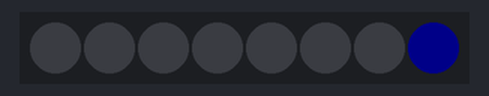
Bench run of a sketch on a simulated Arduino Uno, built with avr-gcc and run on an emulated ATmega328P. On the bench: 8 RGB LEDs in strip order, left to right. Dim RGB values are drawn brighter than linear; no radio packets arrive unless stated.

Above: at 0.1 s.
At 5.1 s:
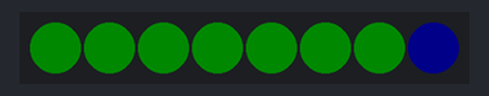
At 25.1 s:
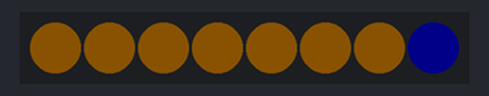
At 35.1 s:
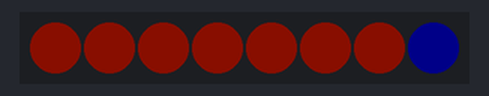
Timing chart, 0 to 126.6 s (numbered marks = the images above):
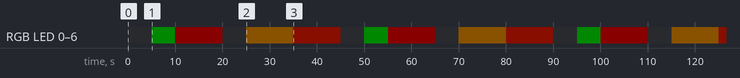

The sketch:

Tally_Light_Test.ino
```cpp
/* Tally Light Tester

    * Transmits packets to tally lights in order to test their working in the absense of a real data source


RADIO DATA FORMAT
  * Let's transmit the first 16 cameras
  * Each needs
    * PROG                  = 2x bytes  (bit flags for cameras 0-15)
    * ISO                   = 2x bytes
    * PREV                  = 2x bytes
    * Brightness Front/back = 1x byte   (0-15 Front brightness, 0-15 Back brightness)

  * = 7 bytes total to transmit each time


*/


// SETUP DEBUG MESSAGES
// #define DEBUG   //If you comment this line, the DPRINT & DPRINTLN lines are defined as blank.
#ifdef DEBUG
  #define DPRINT(...)   Serial.print(__VA_ARGS__)   //DPRINT is a macro, debug print
  #define DPRINTLN(...) Serial.println(__VA_ARGS__) //DPRINTLN is a macro, debug print with new line
#else
  #define DPRINT(...)                       //now defines a blank line
  #define DPRINTLN(...)                     //now defines a blank line
#endif


// INCLUDE LIBRARIES
#include <SPI.h>
#include <Ethernet.h>
#include <EthernetUdp.h>
#include "FastLED.h"
#include "RF24.h"

///////////////////////// IO /////////////////////////
#define LED_PIN       7
#define RF_CSN_PIN    18
#define RF_CE_PIN     19


//////////////////// Pixel Setup ////////////////////
#define NUM_LEDS 8
CRGB leds[NUM_LEDS]; // Define the array of leds

#define LED_BRIGHTNESS 10

// Colours!
#define COL_RED     0xFF0000
#define COL_ORANGE  0xFF2800
#define COL_YELLOW  0xFF8F00
#define COL_GREEN   0x00FF00
#define COL_BLUE    0x0000FF
#define COL_PURPLE  0xB600FF
#define COL_WHITE   0xFFFF7F
#define COL_BLACK   0x000000


//////////////////// RF Variables ////////////////////
// #define MAX_TALLY_NODES   8               // Note: includes controller as a node (max nodes = 255)

RF24 radio(RF_CE_PIN, RF_CSN_PIN);

uint8_t RF_address[] = "TALY0";

// #define RF_BUFF_LEN 6                     // Number of bytes to transmit / receive -- Prog RGB, Prev RGB
// uint8_t radioBuf_RX[RF_BUFF_LEN];
// uint8_t radioBuf_TX[RF_BUFF_LEN];
bool newRFData = false;                   // True if new data over radio just in


//////////////////// ETHERNET SETUP ////////////////////
byte mac[] = {0xDE, 0xAD, 0xBE, 0xEF, 0xFE, 0xED};    // MAC address of this Ethernet Shield.
EthernetUDP Udp;
IPAddress ip(10, 1, 100, 15);                   // static IP address that Arduino uses to connect to LAN.
IPAddress multicastip(224, 0, 168, 168);        // the Multicast IP to listen on.

uint16_t multicastport = 8903;                  // the Multicast Port to listen on.
char packetBuffer[UDP_TX_PACKET_MAX_SIZE];      // buffer to hold incoming packet.
uint8_t packetSize;                             // Holds size of last UDP message

uint32_t lastEthTime;                           // Time ethernet data was last received
#define TX_ETH_DELAY  20                        // (ms) delay between receving eth data and transmitting radio data
                                                //  to give ethernet more time for receiving

//////////////////// GLOBAL VARIABLES ////////////////////


#define TALLY_QTY 16                      // Number of tally devices (counting up from 1);
bool newTallyData = false;

uint16_t tallyState_RAW[3];                   // Holds current state of all tally lights

uint8_t tallyText_RAW[16][TALLY_QTY];   // Holds label names associated with each tally on range 1-32


#define tallyBrightness 7                 // Brightness of tally lights on nodes (range 0-15)
#define REFRESH_INTERVAL  100            // (ms) retransimits tally data to nodes when this time elapses from last transmit
                                            // Note: A transmit is executed every time a change in tally data is detected
uint32_t lastTXTime = 0;                  // Time of last transmit

bool frontTallyON = true;

bool getTalFromName = true;           // When true, tally data is extracted from looking at the names on inputs going to the selected 'Prev' and 'Prog' busses
                                      // NOTE
                                      //      * names must be of format "CAM X" where 'X' can be a number of 1-3 digits
                                      //      * yellow tally light only works in this mode.
                                      // When false, tally data is taken from input tally data flags (the more common way to get tallies).


bool ISO_enabled = true;
uint8_t broadcastBus = 0x19;  // (25 - ME P/P BKGD) ID of broadcast output (for prog tallies - match to prev number)
uint8_t previewBus   = 0x1A;
// uint8_t broadcastBus = 0x40;    // (64 - MiniMe 1 Bkgnd)
uint8_t ISO_Bus = 0x77;       // (119) Aux MiniMe ID of alternate bus to show tallies on


void setup()
{
  // INITIALISE PIXEL LEDS
  FastLED.addLeds<WS2812B, LED_PIN, GRB>(leds, NUM_LEDS);
  fill_solid(leds, NUM_LEDS, COL_BLUE); // Clear LEDs
  FastLED.setBrightness(LED_BRIGHTNESS);
  FastLED.show();


  #ifdef DEBUG
    Serial.begin(115200);
    while (!Serial) ;
  #endif

  // INITIALISE RADIO
  radio.begin();
  radio.setChannel(108);              // Keep out of way of common wifi frequencies = 2.4GHz + 0.108 GHz = 2.508GHz
  radio.setPALevel(RF24_PA_MAX);      // Let's make this powerful... later (RF24_PA_MAX)
  radio.setDataRate( RF24_250KBPS );  // Use low bitrate to be more reliable.. I think??
  radio.setAutoAck(false);            // Don't acknowledge messages
  radio.openWritingPipe(RF_address);  // All messages sent to same address


  // for (uint8_t i = 0; i < TALLY_QTY; ++i) // clear tally light array
  //   tallyState_RAW[i] = INPUTOFF;


  // // INITIALISE ETHERNET
  // Ethernet.begin(mac, ip);
  // Udp.beginMulticast(multicastip, multicastport);

  // DPRINT(F("Starting to Listen for UDP Multicast Traffic on IP: "));
  // DPRINT(multicastip);
  // DPRINT(F(" Port: "));
  // DPRINTLN(multicastport);

  DPRINTLN("Beginning now");

  for (uint8_t i = 0; i < sizeof(tallyState_RAW) * sizeof(tallyState_RAW[0]); ++i)  // Initialise to 0
    tallyState_RAW[i] = 0;

}

#define ALL_OFF 0x0000
#define ALL_ON  0xFFFF

void loop()
{
  static uint8_t stepNum = 0;
  const uint8_t order[] = {0, 1, 2, 3, 0, 4, 1, 2, 3};

  switch (order[stepNum++])
  {
    case 0:
      tallyState_RAW[0] = ALL_OFF;  // Prev
      tallyState_RAW[1] = ALL_OFF;  // Prog
      tallyState_RAW[2] = ALL_OFF;  // ISO
      break;

    case 1:
      tallyState_RAW[0] = ALL_ON;  // Prev
      break;

    case 2:
      tallyState_RAW[1] = ALL_ON;  // Prog
      break;

    case 3:
      tallyState_RAW[0] = ALL_OFF;  // Prev
      break;

    case 4:
      tallyState_RAW[2] = ALL_ON;  // ISO
      break;

    default:
      stepNum = 0;
      break;
  }

  if (stepNum >= sizeof(order))
    stepNum = 0;


  TX_Tallies();         // Transmit data
  LightLEDs_EXTTally();     // light up local LEDs


  delay(5000);

}


void TX_Tallies()
{
  // Broadcasts tally data to tally lights
  radio.write( &tallyState_RAW, sizeof(tallyState_RAW), true );
  lastTXTime = millis();

  DPRINTLN("TX");

  return;
}


void LightLEDs_EXTTally()
{
  // Lights local LEDs to match external tally lights

  for (uint8_t i = 1; i < NUM_LEDS; ++i)    // Tally ID 0 is master station -- skip this one
  {
    leds[i-1] = COL_BLACK;

    if (tallyState_RAW[1] & (1 << i))         // Check program
      leds[i-1] = COL_RED;
    else if (tallyState_RAW[0] & (1 << i))    // Check preview
      leds[i-1] = COL_GREEN;

    if (tallyState_RAW[2] & (1 << i))         // Check ISO (override preview)
    {
      if (tallyState_RAW[1] & (1 << i))       // Check for ISO & Prog state
        leds[i-1] = COL_ORANGE;
      else
        leds[i-1] = COL_YELLOW;               // ISO Only
    }
  }

  FastLED.show();

  return;
}


void unpackTSLTally()
{
  // Gets tally data from UDP packet and writes it into RAW tally array
  uint8_t BUS_InputNum = 0;                         // Holds input number being sent to PGM I bus
  uint8_t TallyNum_lastRX;                          // Holds number of last tally data received (counting up from 0)
  uint16_t bitMask;


  if (packetSize == 18)                             // Check it's the length we're expecting
  {
    // Get Tally Number
    TallyNum_lastRX = packetBuffer[0] - 0x80;       // Note starting input count from 0

    if (getTalFromName)
    {
      BUS_InputNum = getCamNumber();                // Converts plain text from output tally bus text data. Assumes format is "CAM X" (where X can be 1-3 digits)


      if (BUS_InputNum < TALLY_QTY)
      {
        //Note: tallyState_RAW rows --> [0] prev, [1] prog, [2] iso
        if (TallyNum_lastRX == previewBus)
        {
          DPRINT("Broadcast_Prev Input = ");
          DPRINTLN(BUS_InputNum);

          tallyState_RAW[0] = 1 << BUS_InputNum;
          newTallyData = true;
        }

        else if (TallyNum_lastRX == broadcastBus)
        {
          DPRINT("Broadcast_Prog Input = ");
          DPRINTLN(BUS_InputNum);

          tallyState_RAW[1] = 1 << BUS_InputNum;
          newTallyData = true;
        }

        else if (ISO_enabled && TallyNum_lastRX == ISO_Bus)
        {
          DPRINT("PGM I = ");
          DPRINTLN(BUS_InputNum);

          tallyState_RAW[2] = 1 << BUS_InputNum;
          newTallyData = true;
        }
      }
    }
    else
    {
      if (TallyNum_lastRX < TALLY_QTY)                // Only record data for tallies in our system
      {
        //Note: tallyState_RAW rows --> [0] prev, [1] prog, [2] iso

        bitMask = 1 << TallyNum_lastRX;

        // Using actual tally data bits
        tallyState_RAW[0] = ((tallyState_RAW[0] & ~bitMask) | ((packetBuffer[1] & 0x01) << TallyNum_lastRX));          // Preview
        tallyState_RAW[1] = ((tallyState_RAW[1] & ~bitMask) | (((packetBuffer[1] >> 1) & 0x01) << TallyNum_lastRX));   // Program

        // Save Label Text
        // memcpy(tallyText_RAW[TallyNum_lastRX], packetBuffer[2], 16); // < This didn't work

        for (uint8_t i = 0; i < 16; ++i)
          tallyText_RAW[TallyNum_lastRX][i] = packetBuffer[2+i];

        newTallyData = true;
      }
    }

    lastEthTime = millis();
  }

  return;
}


uint8_t getCamNumber()
{
  // Converts cam number plain text from cam buffer to int
  // Works up to three digits
  // Returns 0 if input was formatted wrong

  uint8_t camNumber = 0;

  // Confirm format is "CAM X" for name
  if (packetBuffer[2] == 'C' && packetBuffer[3] == 'A' && packetBuffer[4] == 'M' && packetBuffer[5] == ' ')
  {
    if (packetBuffer[7] <= '9' && packetBuffer[7] >= '0')
    {
      if (packetBuffer[8] <= '9' && packetBuffer[8] >= '0') // 3 digit cam number
        camNumber = (packetBuffer[6]-0x30) * 100 + (packetBuffer[7]-0x30) * 10 + (packetBuffer[8]-0x30);
      else                                                // 2 Digit cam number
        camNumber = (packetBuffer[6]-0x30) * 10 + (packetBuffer[7]-0x30);
    }
    else                                                  // single digit cam number
      camNumber = packetBuffer[6]-0x30; // Using plain text input name
  }
  else
  {
    DPRINTLN(F("invalid cam input text format"));
  }


  return camNumber;
}
```

Measured:
- by itself, RGB LED 0–6: repeats every 45.0 s: RGB(10, 0, 0) 10.0 s, off 5.0 s, RGB(10, 6, 0) 10.0 s, RGB(10, 1, 0) 10.0 s, off 5.0 s, RGB(0, 10, 0) 5.0 s
- by itself, everything shown: repeats every 45.0 s, in 6 steps
- what the display in image 1 shows lasts 5.0 s, from 5.0 s to 10.0 s
- what the display in image 2 shows lasts 10.0 s, from 25.0 s to 35.0 s
